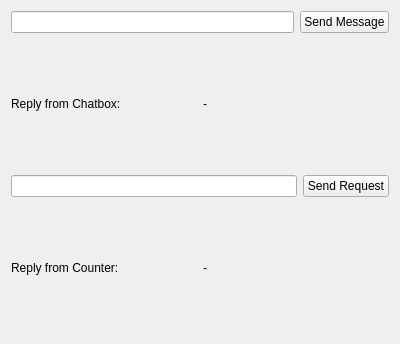
<?xml version="1.0" encoding="UTF-8"?>
<ui version="4.0">
 <class>MessageGUI</class>
 <widget class="QWidget" name="MessageGUI">
  <property name="geometry">
   <rect>
    <x>0</x>
    <y>0</y>
    <width>400</width>
    <height>344</height>
   </rect>
  </property>
  <property name="windowTitle">
   <string>Chat GUI</string>
  </property>
  <layout class="QVBoxLayout" name="verticalLayout" stretch="0,0,0,0,0">

   <item>
    <layout class="QHBoxLayout" name="horizontalLayout">
    <item>
      <widget class="QLineEdit" name="message_to_send">
       <property name="toolTip">
        <string>Message to send</string>
       </property>
      </widget>
     </item>
     <item>
      <widget class="QPushButton" name="send_message">
       <property name="toolTip">
        <string>Send Message</string>
       </property>
       <property name="text">
        <string>Send Message</string>
       </property>
      </widget>
     </item>
    </layout>
   </item>

   <item>
    <layout class="QHBoxLayout" name="horizontalLayout">
      <item>
        <widget class="QLabel" name="reply_label">
         <property name="text">
          <string>Reply from Chatbox: </string>
         </property>
        </widget>
      </item>
      <item>
        <widget class="QLabel" name="reply">
         <property name="text">
          <string>-</string>
         </property>
        </widget>
      </item>
    </layout>
   </item>

   <item>
    <layout class="QHBoxLayout" name="horizontalLayout">
    <item>
      <widget class="QLineEdit" name="counter_val_to_get">
       <property name="toolTip">
        <string>
          Counter ID to retrieve. 
          0 - total number of msgs, 
          1 - # reply msgs, 
          2 - # sent msgs,
          3 - last reply message time,
          4 - last sent message time. 
        </string>
       </property>
      </widget>
     </item>
     <item>
      <widget class="QPushButton" name="send_request">
       <property name="toolTip">
        <string>Send Request</string>
       </property>
       <property name="text">
        <string>Send Request</string>
       </property>
      </widget>
     </item>
    </layout>
   </item>

   <item>
    <layout class="QHBoxLayout" name="horizontalLayout">
      <item>
        <widget class="QLabel" name="counter_reply_label">
         <property name="text">
          <string>Reply from Counter: </string>
         </property>
        </widget>
      </item>
      <item>
        <widget class="QLabel" name="counter_reply">
         <property name="text">
          <string>-</string>
         </property>
        </widget>
      </item>
    </layout>
   </item>

  </layout>
 </widget>
 <resources/>
 <connections/>
</ui>
